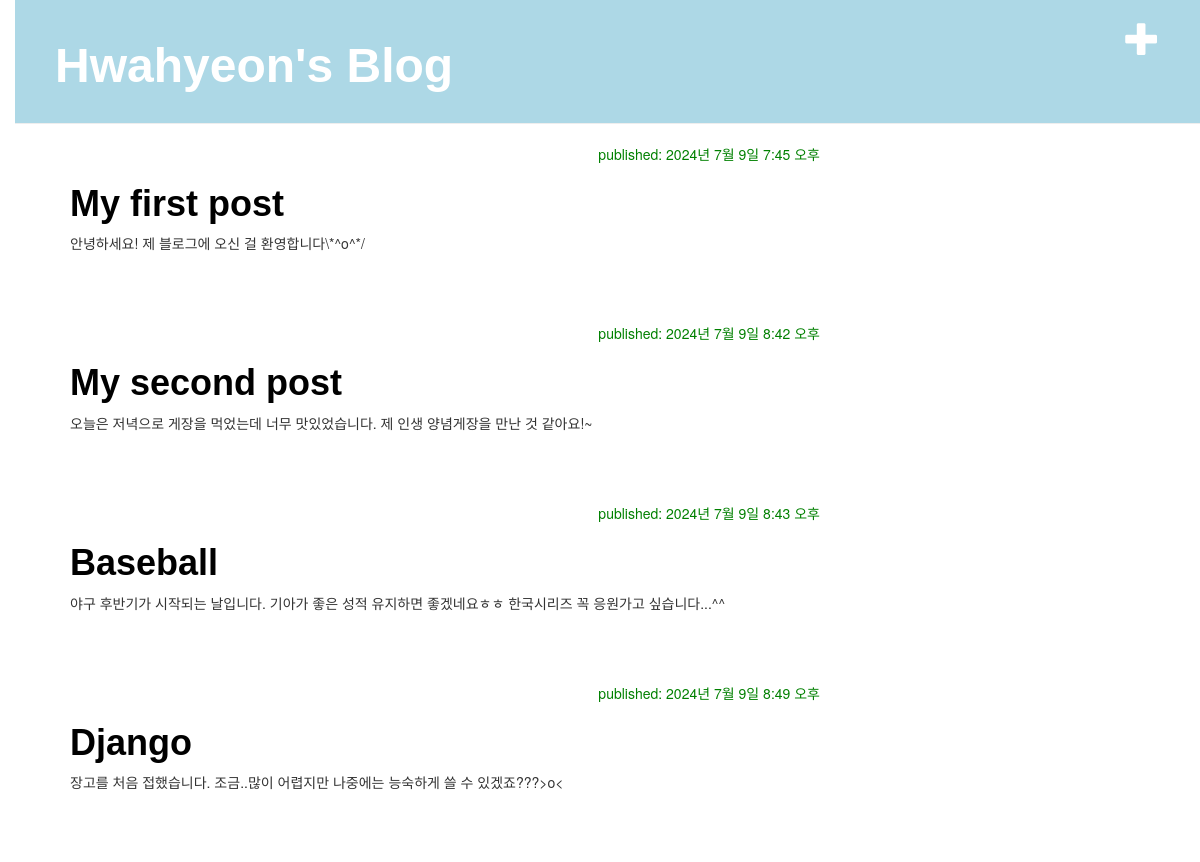
The app's page / (signed in), older data.
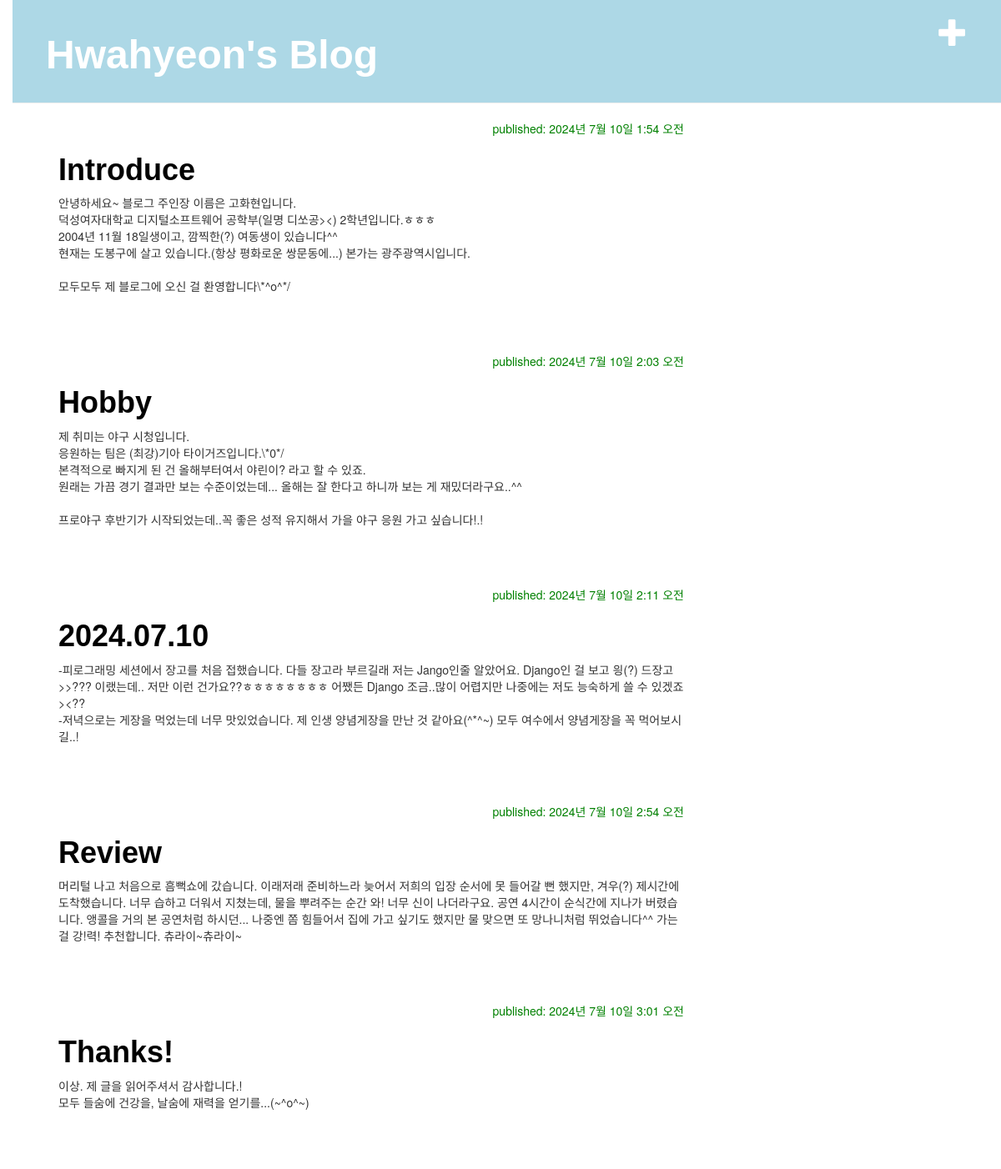
The same page, newer data.
### blog/models.py (models this page shows, shortened)
class Post(models.Model):
    author = models.ForeignKey(settings.AUTH_USER_MODEL, on_delete=models.CASCADE)
    title = models.CharField(max_length=200)
    text = models.TextField()
    created_date = models.DateTimeField(
            default=timezone.now)
    published_date = models.DateTimeField(
            blank=True, null=True)

### blog/views.py (the view)
# urls.py: path('', views.post_list, name='post_list'),
def post_list(request):
    posts=Post.objects.filter(published_date__lte=timezone.now()).order_by('published_date')
    return render(request, 'blog/post_list.html', {'posts': posts})

### blog/templates/blog/post_list.html
{% extends 'blog/base.html' %}
{% block content %}
    {% for post in posts %}
    <div class="post">
        <div class="date">
            published: {{ post.published_date }}
        </div>
        <h1><a href="{% url 'post_detail' pk=post.pk %}">{{ post.title }}</a></h1>
        <p>{{ post.text|linebreaksbr }}</p>
    </div>
    {% endfor %}
{% endblock %}

### blog/templates/blog/base.html (shortened to what this page needs)
{% load static %}
<html>
    <head>
        <link rel="stylesheet" href="//maxcdn.bootstrapcdn.com/bootstrap/3.2.0/css/bootstrap.min.css">
        <link rel="stylesheet" href="//maxcdn.bootstrapcdn.com/bootstrap/3.2.0/css/bootstrap-theme.min.css">
        <link rel="stylesheet" href="{% static 'css/blog.css' %}">
    </head>
    <body>
        <div class="page-header">
            {% if user.is_authenticated %}
                <a href="{% url 'post_new' %}" class="top-menu"><span class="glyphicon glyphicon-plus"></span></a>
            {% endif %}
            <h1><a href="/">Hwahyeon's Blog</a></h1>
        </div>
        <div class="content container">
            <div class="row">
                <div class="col-md-8">
                    {% block content %}
                    {% endblock %}
                </div>
            </div>
        </div>
    </body>
</html>

### blog/static/css/blog.css (style rules this page uses)
h1 a { color:#FCA205; font-family: 'Hanna', sans-serif; font-weight: 700; }
h1 { font-family: 'Hanna', sans-serif; font-weight: 600; }
body { padding-left: 15px; }
.page-header { background-color: lightblue; margin-top: 0; padding: 20px 20px 20px 40px; }
.page-header h1, .page-header h1 a, .page-header h1 a:visited, .page-header h1 a:active { color: #ffffff; font-size: 36pt; text-decoration: none; }
.content { margin-left: 40px; }
h1, h2, h3, h4 { font-family: 'Hanna',sans-serif; }
.date { color: #828282; text-align: right; }
.top-menu, .top-menu:hover, .top-menu:visited { color: #ffffff; float: right; font-size: 26pt; margin-right: 20px; }
.post { margin-bottom: 70px; }
.post h1 a, .post h1 a:visited { color: #000000; }
.date { color:green; }

Row changes from the older to the newer data that the page shows:
changed Post: published_date "2024년 7월 9일 7:45 오후" → "2024년 7월 10일 1:54 오전"; title "My first post" → "Introduce"; text "안녕하세요! 제 블로그에 오신 걸 환영합니다\\*^o^*/" → "안녕하세요~ 블로그 주인장 이름은 고화현입니다. 덕성여자대학교 디지털소프트웨어 공학부(일명 디쏘공><) 2학년입니다.ㅎㅎㅎ 2004년 11월 18일생이고, 깜찍한(?) 여동생이 있습니다^^ 현재는 도봉구에 살고 있습니다.(항상 평화로운 쌍문동에...) 본가는 광주광역시입니다. 모두모두 제 블로그에 오신 걸 환영합니다\\*^o^*/"
changed Post: published_date "2024년 7월 9일 8:42 오후" → "2024년 7월 10일 2:03 오전"; title "My second post" → "Hobby"; text "오늘은 저녁으로 게장을 먹었는데 너무 맛있었습니다. 제 인생 양념게장을 만난 것 같아요!~" → "제 취미는 야구 시청입니다. 응원하는 팀은 (최강)기아 타이거즈입니다.\\*0*/ 본격적으로 빠지게 된 건 올해부터여서 야린이? 라고 할 수 있죠. 원래는 가끔 경기 결과만 보는 수준이었는데... 올해는 잘 한다고 하니까 보는 게 재밌더라구요..^^ 프로야구 후반기가 시작되었는데..꼭 좋은 성적 유지해서 가을 야구 응원 가고 싶습니다!.!"
changed Post: published_date "2024년 7월 9일 8:49 오후" → "2024년 7월 10일 2:11 오전"; title "Django" → "2024.07.10"; text "장고를 처음 접했습니다. 조금..많이 어렵지만 나중에는 능숙하게 쓸 수 있겠죠???>o<" → "-피로그래밍 세션에서 장고를 처음 접했습니다. 다들 장고라 부르길래 저는 Jango인줄 알았어요. Django인 걸 보고 읭(?) 드장고>>??? 이랬는데.. 저만 이런 건가요??ㅎㅎㅎㅎㅎㅎㅎㅎ 어쨌든 Django 조금..많이 어렵지만 나중에는 저도 능숙하게 쓸 수 있겠죠><?? -저녁으로는 게장을 먹었는데 너무 맛있었습니다. 제 인생 양념게장을 만난 것 같아요(^*^~) 모두 여수에서 양념게장을 꼭 먹어보시길..!"; moves up the list
changed Post: published_date "2024년 7월 9일 8:43 오후" → "2024년 7월 10일 2:54 오전"; title "Baseball" → "Review"; text "야구 후반기가 시작되는 날입니다. 기아가 좋은 성적 유지하면 좋겠네요ㅎㅎ 한국시리즈 꼭 응원가고 싶습니다...^^" → "머리털 나고 처음으로 흠뻑쇼에 갔습니다. 이래저래 준비하느라 늦어서 저희의 입장 순서에 못 들어갈 뻔 했지만, 겨우(?) 제시간에 도착했습니다. 너무 습하고 더워서 지쳤는데, 물을 뿌려주는 순간 와! 너무 신이 나더라구요. 공연 4시간이 순식간에 지나가 버렸습니다. 앵콜을 거의 본 공연처럼 하시던... 나중엔 쫌 힘들어서 집에 가고 싶기도 했지만 물 맞으면 또 망나니처럼 뛰었습니다^^ 가는 걸 강!력! 추천합니다. 츄라이~츄라이~"
added Post: published_date "2024년 7월 10일 3:01 오전", title "Thanks!", text "이상. 제 글을 읽어주셔서 감사합니다.! 모두 들숨에 건강을, 날숨에 재력을 얻기를...(~^o^~)"
